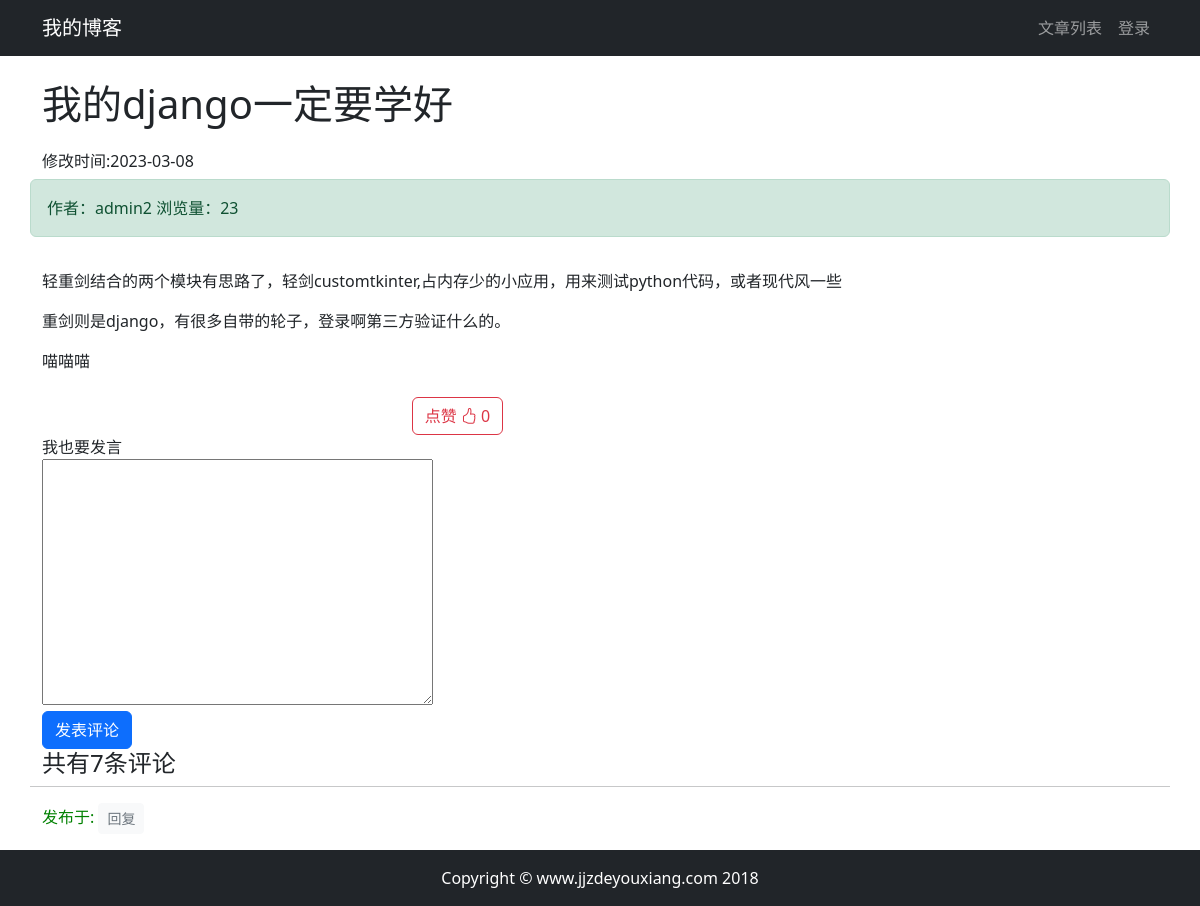
Screenshot of /article/article_detail/8/ with the database file from the repository.
### article/models.py (models this page shows, shortened)
class ArticlePost(models.Model):
    author = models.ForeignKey(User, on_delete=models.CASCADE)
    column = models.ForeignKey(ArticleColumn, on_delete=models.CASCADE, null=True, blank=True, related_name="articles")
    tags = TaggableManager(blank=True)
    total_views = models.PositiveIntegerField(default=0)
    title = models.CharField(max_length=200)
    avatar = models.ImageField(upload_to='article/%Y%m%d', blank=True, null=True)
    likes = models.PositiveIntegerField(default=0)
    def save(self, *args, **kwargs):
        article = super(ArticlePost, self).save(*args, **kwargs)
        return article
    content = models.TextField()
    created_time = models.DateTimeField(default=timezone.now)
    updated_time = models.DateTimeField(auto_now=True)
    class Meta:  # class Meta提供元数据，也就是内部数据，这些信息不是某篇文章私有，而是整张表的共同行为。
        ordering = ('-created_time',)

### article/views.py (the view)
# urls.py: path('article_detail/<int:id>/',views.article_detail,name='article_detail'),
def article_detail(request, id):
    article = ArticlePost.objects.get(id=id)
    article.total_views += 1
    article.save(update_fields=['total_views'])
    md = markdown.Markdown(extensions=[
        'markdown.extensions.extra',
        'markdown.extensions.codehilite',
        'markdown.extensions.toc',
    ])
    article.content = md.convert(article.content)
    article_comments = article.article_comment.all()
    article_comment_form = ArticleCommentForm()
    context = {'article': article, 'toc': md.toc, 'article_comments': article_comments,
               'article_comment_form':article_comment_form}
    return render(request, 'article/detail.html', context)

### comment/forms.py
class ArticleCommentForm(forms.ModelForm):
    class Meta:
        model = ArticleComment
        fields = ['comment']

### article/templates/article/detail.html (shortened to what this page needs)
{% extends "base.html" %}
{% load static %}
{% block content %}
<link rel="stylesheet" href="{% static 'prism/prism.css' %}">
<div class="container">
    <div class="row">
        <h1 class="col-12 mt-4 mb-4">{{ article.title }}</h1>
        <h6 class="col-auto text-center">修改时间:{{ article.updated_time|date:'Y-m-d' }}</h6>
        <div class="col-12 alert alert-success">作者：{{ article.author }}
            浏览量：{{ article.total_views }}
        </div>
    </div>
    <div class="row">
        <div class="col-9 main-content">
            <p>{{ article.content|safe }}</p>
            <div style="text-align:center;" class="mt-4">
                <button class="btn btn-outline-danger"
                        type="button"
                        onclick="validate_is_like(
                                 '{% url 'article:increase_likes' article.id %}',
                                 {{ article.id }},
                                 {{ article.likes }}
                                 )"
                        >
                <span>点赞</span>
                <span>
                    <i class="bi bi-hand-thumbs-up"></i>
                </span>
                <span id="likes_number">
                    {{ article.likes }}
                </span>
                </button>
            </div>
            <form method="post" action="{% url "comment:create_article_comment" article.id %}">
                <div class="form-group">
                    <label for="comment">我也要发言</label>
                    <div>
                        {{ article_comment_form.comment |safe }}
                    </div>
                </div>
                <button type="submit" class="btn btn-primary">发表评论</button>
            </form>
        </div>
        <div class="col-3">
        </div>
    </div>
    <div class="row">
            {% load mptt_tags %}
            <h4>共有{{ article_comments.count }}条评论</h4>
                {% recursetree article_comments %}
                {% with comment=node %}
                <hr>
            <div class="{% if comment.reply_to %} offset-1 col-8
                        {% else %}
                        col-9 {% endif %}" id="comment_elem_{{ comment.id }}" >
                    <span style="color: green">发布于:{{ comment.created|date:"Y-m-d H:i" }}
                             </span>
            {% if user.is_authenticated %}
            <button type="button"
                    class="btn btn-light btn-sm text-muted"
                    onclick="load_modal({{ article.id }},{{ comment.id }})">回复</button>
            {% else %}
            <a class="btn btn-light btn-sm text-muted"
                       href="{% url 'account_login' %}"
                       >回复</a>
            {% endif %}
            </div>
            {% endwith %}
    {% endrecursetree %}
        </div>
</div>
    {% endblock content %}

### rows the page displays
ArticlePost: title "我的django一定要学好", updated_time "2023-03-08", author "admin2", total_views "23", content "轻重剑结合的两个模块有思路了，轻剑customtkinter,占内存少的小应用，用来测试python代码，或者现代风一些 重剑则是django，有很多自带的轮子，登录啊第三方验证什么的。 喵喵喵", likes "0", count "7"
